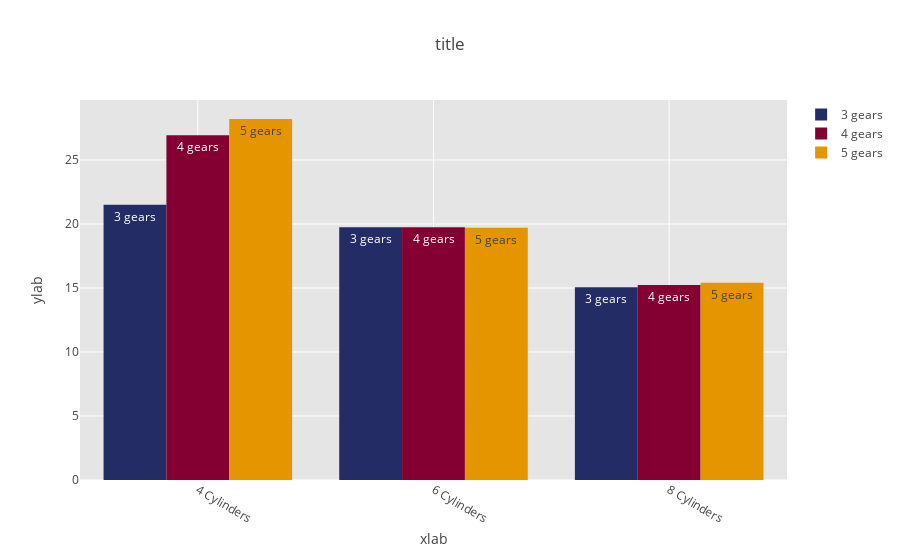

Source (notebook cell):
### Markdown cell above
Get a quick visual of the data:

### Code cell
# create args
args = {'in_data':in_data}
fig = barplot.create_graph(**args)

### Figure 1 — Plotly figure (JSON) as saved in the notebook; plotly's stock layout.template omitted (floating-point values rounded to 4 significant figures)
{"data": [{"marker": {"color": "#232C65"}, "name": "3 gears", "text": "3 gears", "type": "bar", "uid": "94b5ac96-999d-424b-8e6b-b80f3b61f618", "x": ["4 Cylinders", "6 Cylinders", "8 Cylinders"], "y": [21.5, 19.75, 15.05]}, {"marker": {"color": "#840032"}, "name": "4 gears", "text": "4 gears", "type": "bar", "uid": "d5eb5438-9939-43f3-ad69-fba87ced07f9", "x": ["4 Cylinders", "6 Cylinders", "8 Cylinders"], "y": [26.93, 19.75, 15.23]}, {"marker": {"color": "#E59500"}, "name": "5 gears", "text": "5 gears", "type": "bar", "uid": "6a9fb348-f1d5-4597-90b4-1e357afc6072", "x": ["4 Cylinders", "6 Cylinders", "8 Cylinders"], "y": [28.2, 19.7, 15.4]}], "layout": {"hovermode": "x", "plot_bgcolor": "rgb(229, 229, 229)", "title": "title", "xaxis": {"gridcolor": "rgb(255,255,255)", "tickangle": 30, "title": "xlab", "zerolinecolor": "rgb(255,255,255)"}, "yaxis": {"gridcolor": "rgb(255,255,255)", "title": "ylab", "zerolinecolor": "rgb(255,255,255)"}}}
